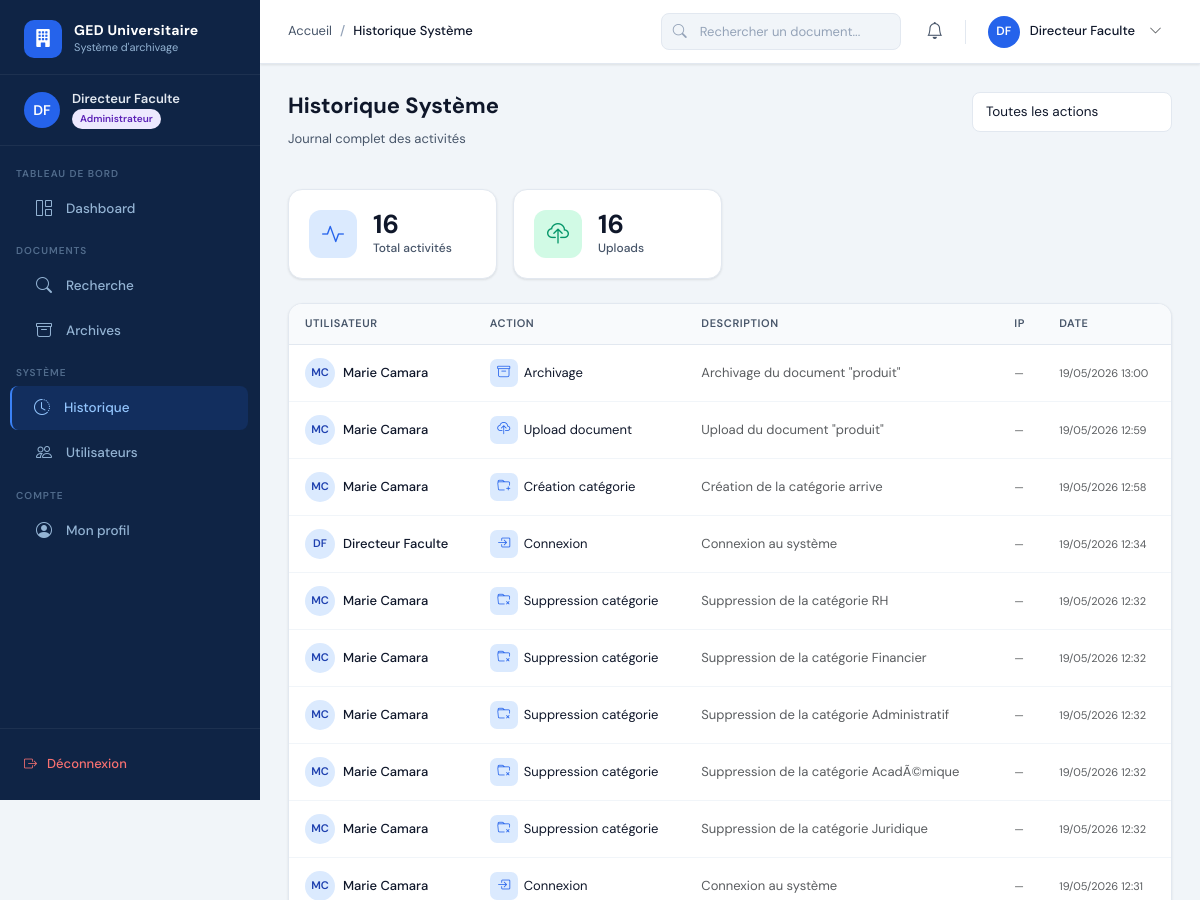
Page /historique/systeme/ (signed in, upper part) on the earlier database version.
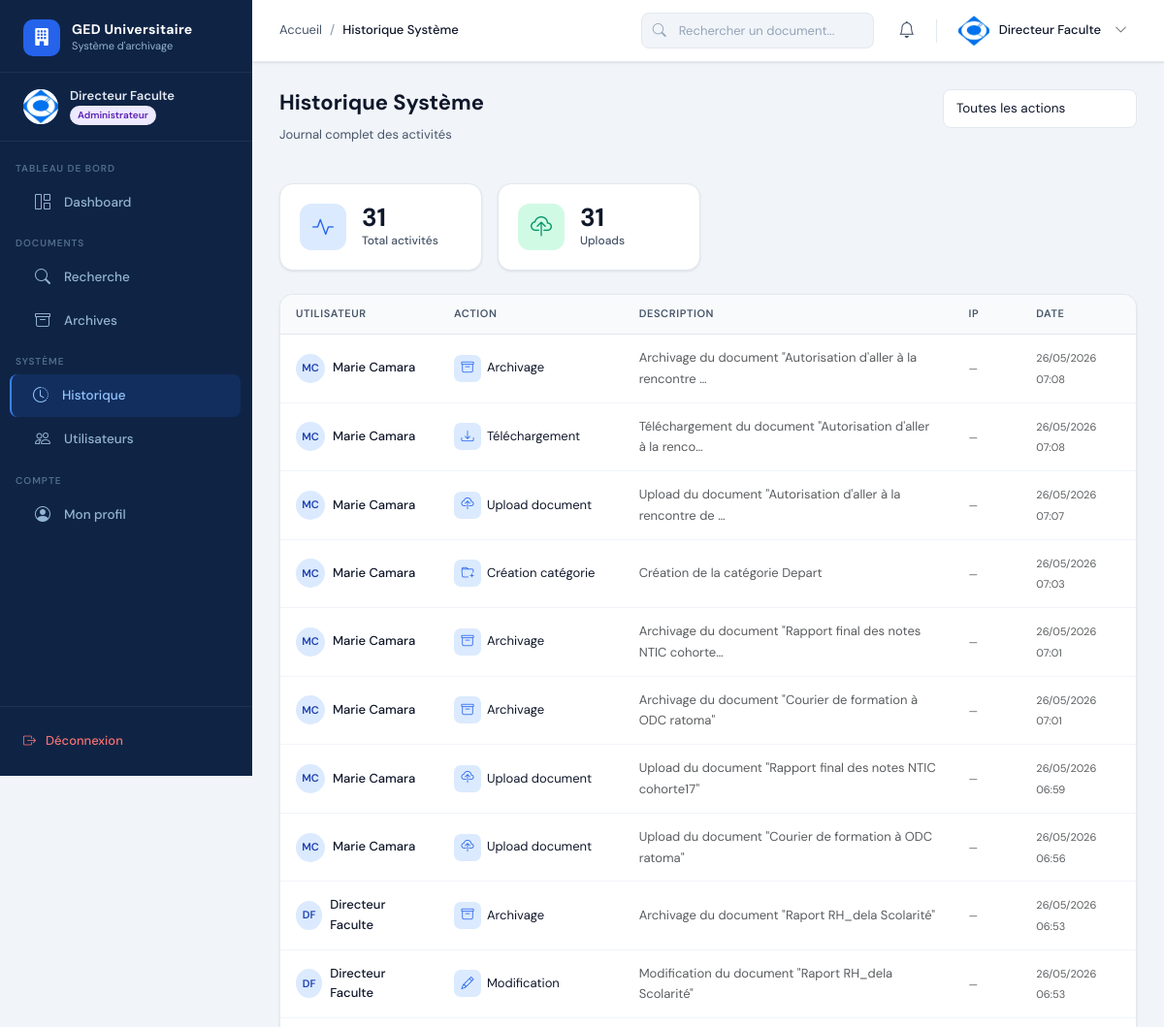
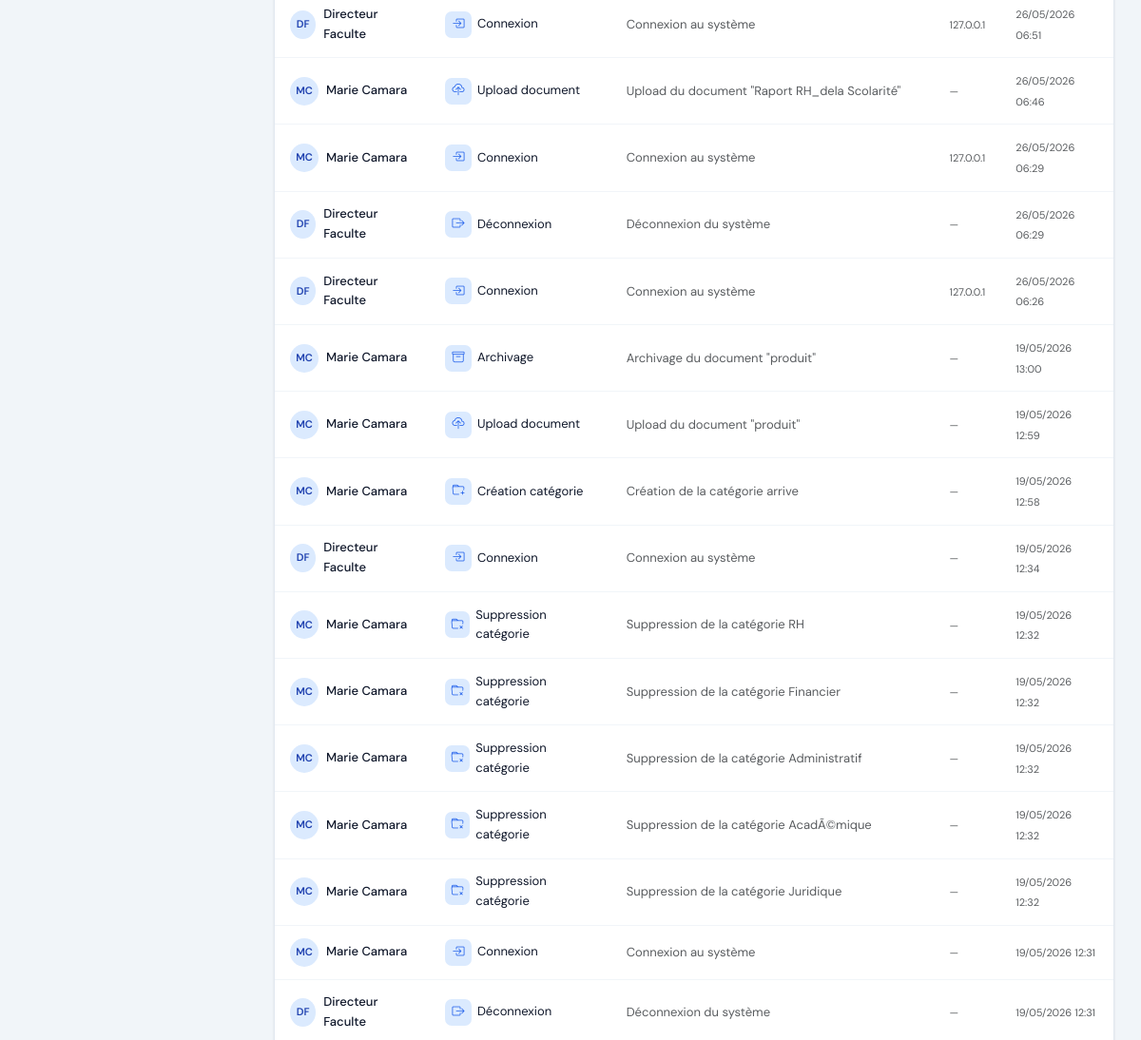
Same page on the later database version (2 pictures, top to bottom).
### apps/accounts/models.py (models this page shows, shortened)
class User(AbstractUser):
    ROLE_CHOICES = [
        ('administrateur', 'Administrateur'),
        ('archiviste', 'Archiviste'),
    ]
    role = models.CharField(max_length=20, choices=ROLE_CHOICES, default='archiviste')
    photo = models.ImageField(upload_to='photos/', blank=True, null=True)
    telephone = models.CharField(max_length=20, blank=True)
    departement = models.CharField(max_length=100, blank=True)
    is_active = models.BooleanField(default=True)
    created_at = models.DateTimeField(auto_now_add=True)
    updated_at = models.DateTimeField(auto_now=True)
    def is_admin(self):
        return self.role == 'administrateur'
    class Meta:
        verbose_name = 'Utilisateur'
        verbose_name_plural = 'Utilisateurs'

### apps/historique/models.py (models this page shows, shortened)
class Historique(models.Model):
    ACTION_CHOICES = [
        ('connexion', 'Connexion'),
        ('deconnexion', 'Déconnexion'),
        ('upload', 'Upload document'),
        ('modification', 'Modification'),
        ('suppression', 'Suppression'),
        ('archivage', 'Archivage'),
        ('telechargement', 'Téléchargement'),
        ('creation_utilisateur', 'Création utilisateur'),
        ('modification_utilisateur', 'Modification utilisateur'),
        ('suppression_utilisateur', 'Suppression utilisateur'),
        ('creation_categorie', 'Création catégorie'),
        ('suppression_categorie', 'Suppression catégorie'),
        ('autre', 'Autre'),
    ]
    ICON_MAP = {
        'connexion': 'bi-box-arrow-in-right',
        'deconnexion': 'bi-box-arrow-right',
        'upload': 'bi-cloud-upload',
        'modification': 'bi-pencil',
        'suppression': 'bi-trash',
        'archivage': 'bi-archive',
        'telechargement': 'bi-download',
        'creation_utilisateur': 'bi-person-plus',
        'modification_utilisateur': 'bi-person-gear',
        'suppression_utilisateur': 'bi-person-x',
        'creation_categorie': 'bi-folder-plus',
        'suppression_categorie': 'bi-folder-x',
        'autre': 'bi-info-circle',
    }
    utilisateur = models.ForeignKey(settings.AUTH_USER_MODEL, on_delete=models.SET_NULL, null=True)
    action = models.CharField(max_length=50, choices=ACTION_CHOICES)
    description = models.TextField()
    ip_address = models.GenericIPAddressField(null=True, blank=True)
    created_at = models.DateTimeField(auto_now_add=True)
    def get_icon(self):
        return self.ICON_MAP.get(self.action, 'bi-info-circle')
    class Meta:
        verbose_name = 'Historique'
        ordering = ['-created_at']

### apps/historique/views.py (the view)
# urls.py: path('systeme/', views.historique_systeme, name='historique_systeme'),
@login_required
def historique_systeme(request):
    if not request.user.is_admin():
        from django.core.exceptions import PermissionDenied
        raise PermissionDenied
    logs = Historique.objects.select_related('utilisateur').all()
    action_filter = request.GET.get('action', '')
    if action_filter:
        logs = logs.filter(action=action_filter)
    return render(request, 'admin_ged/historique.html', {
        'logs': logs, 'action_filter': action_filter,
        'action_choices': Historique.ACTION_CHOICES
    })

### templates/admin_ged/historique.html (shortened to what this page needs)
{% extends 'base.html' %}
{% block breadcrumb %}<li class="breadcrumb-item active">Historique Système</li>{% endblock %}
{% block content %}
<div class="page-header">
  <div>
    <h1 class="page-title">Historique Système</h1>
    <p class="page-subtitle">Journal complet des activités</p>
  </div>
  <div class="page-actions">
    <form method="get" class="d-flex gap-2">
      <select name="action" class="form-select" style="width:200px;" onchange="this.form.submit()">
        <option value="">Toutes les actions</option>
      </select>
    </form>
  </div>
</div>
<div class="row g-3 mb-4">
  <div class="col-6 col-md-3">
    <div class="stat-card">
      <div class="stat-icon stat-icon-blue"><i class="bi bi-activity"></i></div>
      <div>
        <div class="stat-value">{{ logs.count }}</div>
        <div class="stat-label">Total activités</div>
      </div>
    </div>
  </div>
  <div class="col-6 col-md-3">
    <div class="stat-card">
      <div class="stat-icon stat-icon-green"><i class="bi bi-cloud-upload"></i></div>
      <div>
        <div class="stat-value">{{ logs|length }}</div>
        <div class="stat-label">Uploads</div>
      </div>
    </div>
  </div>
</div>
<div class="table-container">
  <table class="table mb-0">
    <thead>
      <tr>
        <th>Utilisateur</th>
        <th>Action</th>
        <th>Description</th>
        <th>IP</th>
        <th>Date</th>
      </tr>
    </thead>
    <tbody>
      {% for log in logs %}
      <tr>
        <td>
          <div style="display:flex;align-items:center;gap:8px;">
            {% if log.utilisateur %}
              <div style="width:30px;height:30px;border-radius:50%;background:#dbeafe;display:flex;align-items:center;justify-content:center;font-size:11px;font-weight:600;color:#1e40af;">
                {{ log.utilisateur.first_name|first|upper }}{{ log.utilisateur.last_name|first|upper }}
              </div>
              <span class="text-sm fw-500">{{ log.utilisateur.get_full_name|default:log.utilisateur.username }}</span>
            {% else %}
              <div style="width:30px;height:30px;border-radius:50%;background:#f1f5f9;display:flex;align-items:center;justify-content:center;font-size:11px;font-weight:600;color:#64748b;">
                S
              </div>
              <span class="text-sm fw-500 text-muted">Système / Supprimé</span>
            {% endif %}
          </div>
        </td>
        <td>
          <div style="display:flex;align-items:center;gap:6px;">
            <div
              style="width:28px;height:28px;border-radius:7px;background:#dbeafe;display:flex;align-items:center;justify-content:center;color:#2563eb;font-size:13px;">
              <i class="{{ log.get_icon }}"></i>
            </div><span class="text-sm">{{ log.get_action_display }}</span>
          </div>
        </td>
        <td><span class="text-sm text-muted">{{ log.description|truncatechars:60 }}</span></td>
        <td><span class="text-xs text-muted">{{ log.ip_address|default:"—" }}</span></td>
        <td><span class="text-xs text-muted">{{ log.created_at|date:"d/m/Y H:i" }}</span></td>
      </tr>
      {% endfor %}
    </tbody>
  </table>
</div>
{% endblock %}

### templates/base.html (shortened to what the changed rows need)
<!DOCTYPE html>
<html lang="fr">
<head>
  {% load static %}
  <link rel="stylesheet" href="https://cdn.jsdelivr.net/npm/bootstrap@5.3.2/dist/css/bootstrap.min.css">
  <link rel="stylesheet" href="https://cdn.jsdelivr.net/npm/bootstrap-icons@1.11.3/font/bootstrap-icons.min.css">
  <link rel="stylesheet" href="{% static 'css/main.css' %}">
</head>
<body>
<aside class="sidebar" id="sidebar">
  <div class="sidebar-user">
    <div class="sidebar-user-avatar">
      {% if user.photo %}<img src="{{ user.photo.url }}" alt="">
      {% else %}{{ user.first_name|first|upper }}{{ user.last_name|first|upper }}
      {% endif %}
    </div>
    <div>
      <div class="sidebar-user-name">{{ user.get_full_name|default:user.username }}</div>
      <div class="sidebar-user-role">
        <span class="sidebar-badge {% if user.is_admin %}badge-admin{% else %}badge-archiviste{% endif %}">
          {{ user.get_role_display }}
        </span>
      </div>
    </div>
  </div>
</aside>
<div class="main-wrapper">
  <header class="top-navbar">
    <div class="navbar-actions">
      <div class="dropdown">
        <div class="navbar-user" data-bs-toggle="dropdown" style="cursor:pointer;">
          <div class="navbar-user-avatar">
            {% if user.photo %}<img src="{{ user.photo.url }}" alt="">
            {% else %}{{ user.first_name|first|upper }}{{ user.last_name|first|upper }}
            {% endif %}
          </div>
          <span class="navbar-user-name d-none d-lg-block">{{ user.get_full_name|default:user.username }}</span>
          <i class="bi bi-chevron-down text-sm text-muted d-none d-lg-block ms-1"></i>
        </div>
      </div>
    </div>
  </header>
  <main class="content-area">
    {% block content %}{% endblock %}
  </main>
</div>
</body>
</html>

Differences in the rows shown:
changed User "Directeur Faculte": photo: picture added; first_name|first "D" → (not shown); last_name|first "F" → (not shown)
added Historique: utilisateur.first_name|first "M", utilisateur.last_name|first "C", utilisateur.get_full_name "Marie Camara", action "Archivage", description "Archivage du document \"Autorisation d'aller à la rencontre …", ip_address "—", created_at "26/05/2026 07:08"
added Historique: utilisateur.first_name|first "M", utilisateur.last_name|first "C", utilisateur.get_full_name "Marie Camara", action "Téléchargement", description "Téléchargement du document \"Autorisation d'aller à la renco…", ip_address "—", created_at "26/05/2026 07:08"
added Historique: utilisateur.first_name|first "M", utilisateur.last_name|first "C", utilisateur.get_full_name "Marie Camara", action "Upload document", description "Upload du document \"Autorisation d'aller à la rencontre de …", ip_address "—", created_at "26/05/2026 07:07"
added Historique: utilisateur.first_name|first "M", utilisateur.last_name|first "C", utilisateur.get_full_name "Marie Camara", action "Création catégorie", description "Création de la catégorie Depart", ip_address "—", created_at "26/05/2026 07:03"
added Historique: utilisateur.first_name|first "M", utilisateur.last_name|first "C", utilisateur.get_full_name "Marie Camara", action "Archivage", description "Archivage du document \"Rapport final des notes NTIC cohorte…", ip_address "—", created_at "26/05/2026 07:01"
added Historique: utilisateur.first_name|first "M", utilisateur.last_name|first "C", utilisateur.get_full_name "Marie Camara", action "Archivage", description "Archivage du document \"Courier de formation à ODC ratoma\"", ip_address "—", created_at "26/05/2026 07:01"
added Historique: utilisateur.first_name|first "M", utilisateur.last_name|first "C", utilisateur.get_full_name "Marie Camara", action "Upload document", description "Upload du document \"Rapport final des notes NTIC cohorte17\"", ip_address "—", created_at "26/05/2026 06:59"
added Historique: utilisateur.first_name|first "M", utilisateur.last_name|first "C", utilisateur.get_full_name "Marie Camara", action "Upload document", description "Upload du document \"Courier de formation à ODC ratoma\"", ip_address "—", created_at "26/05/2026 06:56"
added Historique: utilisateur.first_name|first "D", utilisateur.last_name|first "F", utilisateur.get_full_name "Directeur Faculte", action "Archivage", description "Archivage du document \"Raport RH_dela Scolarité\"", ip_address "—", created_at "26/05/2026 06:53"
added Historique: utilisateur.first_name|first "D", utilisateur.last_name|first "F", utilisateur.get_full_name "Directeur Faculte", action "Modification", description "Modification du document \"Raport RH_dela Scolarité\"", ip_address "—", created_at "26/05/2026 06:53"
added Historique: utilisateur.first_name|first "D", utilisateur.last_name|first "F", utilisateur.get_full_name "Directeur Faculte", action "Connexion", description "Connexion au système", ip_address "127.0.0.1", created_at "26/05/2026 06:51"
added Historique: utilisateur.first_name|first "M", utilisateur.last_name|first "C", utilisateur.get_full_name "Marie Camara", action "Upload document", description "Upload du document \"Raport RH_dela Scolarité\"", ip_address "—", created_at "26/05/2026 06:46"
added Historique: utilisateur.first_name|first "M", utilisateur.last_name|first "C", utilisateur.get_full_name "Marie Camara", action "Connexion", description "Connexion au système", ip_address "127.0.0.1", created_at "26/05/2026 06:29"
added Historique: utilisateur.first_name|first "D", utilisateur.last_name|first "F", utilisateur.get_full_name "Directeur Faculte", action "Déconnexion", description "Déconnexion du système", ip_address "—", created_at "26/05/2026 06:29"
added Historique: utilisateur.first_name|first "D", utilisateur.last_name|first "F", utilisateur.get_full_name "Directeur Faculte", action "Connexion", description "Connexion au système", ip_address "127.0.0.1", created_at "26/05/2026 06:26"
now on this page (row unchanged): Historique: utilisateur.first_name|first "D", utilisateur.last_name|first "F", utilisateur.get_full_name "Directeur Faculte", action "Déconnexion", description "Déconnexion du système", ip_address "—", created_at "19/05/2026 12:31"
Other differences:
{{ logs.count }}: "16" → "31"
{{ logs|length }}: "16" → "31"
